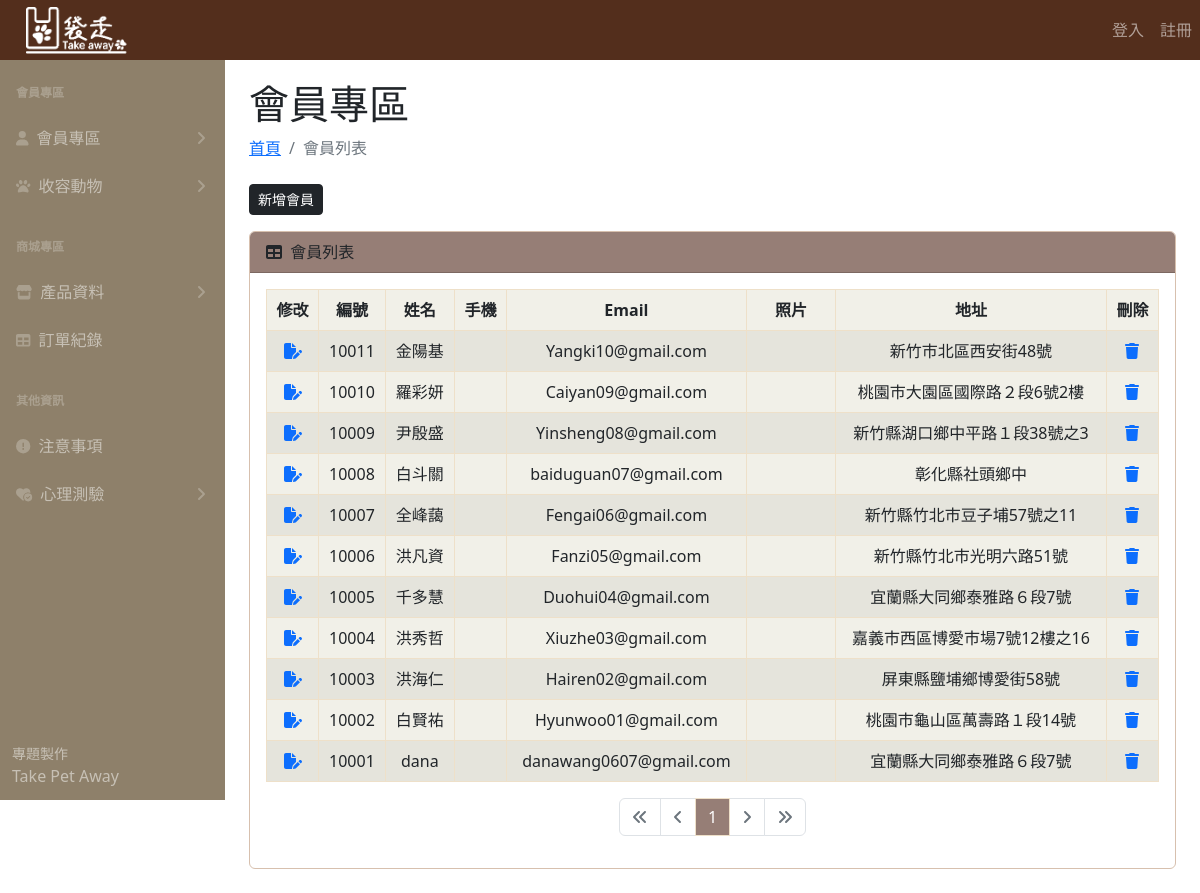
Screenshot of /user-login.php with the database file from the repository.
### tables this page shows
CREATE TABLE `user` (
  `user_id` int(11) NOT NULL,
  `name` varchar(255) NOT NULL,
  `password` varchar(255) DEFAULT NULL,
  `phone` varchar(255) DEFAULT NULL,
  `email` varchar(255) DEFAULT NULL,
  `pic` varchar(255) DEFAULT NULL,
  `address_detail` varchar(255) DEFAULT NULL,
  `status` varchar(255) DEFAULT NULL,
  `google_uid` varchar(255) DEFAULT NULL,
  `line_uid` varchar(255) DEFAULT NULL,
  `line_access_token` text DEFAULT NULL,
  `created_at` datetime NOT NULL,
  `updated_at` datetime NOT NULL,
  `verification_code` int(11) NOT NULL
);

### user-login.php (the view, shortened to what this page needs)
<?php
require __DIR__ . '/parts/pdo-connect.php';
$page = isset($_GET['page']) ? intval($_GET['page']) : 1;
$perPage = 15;
$t_sql = "SELECT COUNT(1) FROM user";
$t_stmt = $pdo->query($t_sql);
$totalRows = $t_stmt->fetch(PDO::FETCH_NUM)[0];
$totalPages = ceil($totalRows / $perPage);
$rows = [];
if ($totalRows > 0) {
  $sql = sprintf("SELECT * FROM user ORDER BY user_id DESC LIMIT %s, %s", ($page - 1) * $perPage, $perPage);
  $rows = $pdo->query($sql)->fetchAll();
}
?>
<?php include __DIR__ . '/parts/1_head.php' ?>
<?php include __DIR__ . '/parts/2_nav.php' ?>
<?php include __DIR__ . '/parts/3_side_nav.php' ?>
<section>
  <div class="container-fluid px-4">
    <h1 class="mt-4">會員專區</h1>
    <ol class="breadcrumb mb-4">
      <li class="breadcrumb-item"><a href="index_.php">首頁</a></li>
      <li class="breadcrumb-item active">會員列表</li>
    </ol>
    <a href="user-add.php" class="btn btn-dark btn-sm float-right mb-3">新增會員</a>
    <div class="card mb-4">
      <div class="card-header">
        <i class="fas fa-table me-1"></i>
        會員列表
      </div>
      <div class="row">
        <div class="card-body col">
          <table class="table table-bordered table-striped">
            <thead>
              <tr>
                <th class="align-middle">修改</i></th>
                <th class="align-middle">編號</th>
                <th class="align-middle">姓名</th>
                <th class="align-middle">手機</th>
                <th class="align-middle">Email</th>
                <th style="width: 10%;" scope="col">照片</th>
                <th class="align-middle">地址</th>
                <th class="align-middle">刪除</i></th>
              </tr>
            </thead>
            <tbody>
              <?php foreach ($rows as $r) : ?>
                <tr class="align-middle">
                  <td class="align-middle">
                    <a href="user-edit.php?user_id=<?= $r['user_id'] ?>">
                      <i class="fa-solid fa-file-pen"></i>
                    </a>
                  </td>
                  <td class="align-middle"><?= $r['user_id'] ?></td>
                  <td class="align-middle"><?= $r['name'] ?></td>
                  <td class="align-middle"><?= $r['account'] ?></td>
                  <td class="align-middle"><?= $r['email'] ?></td>
                  <td class="align-middle"><img style="width: 100%;" src="uploads/<?= $r['pic'] ?>" alt=""> </td>
                  <td class="align-middle"><?= htmlentities($r['address_detail']) ?></td>
                  <td class="align-middle">
                    <a href="javascript: deleteOne(<?= $r['user_id'] ?>)">
                      <i class="fa-solid fa-trash"></i>
                    </a>
                  </td>
                </tr>
              <?php endforeach ?>
            </tbody>
          </table>
          <div class="row">
            <div class="col">
              <nav aria-label="Page navigation example">
                <ul class="pagination" style="justify-content: center;">
                  <li class="page-item <?= $page == 1 ? 'disabled' : '' ?>">
                    <a class="page-link" href="?page=1">
                      <i class="fa-solid fa-angles-left"></i>
                    </a>
                  </li>
                  <li class="page-item <?= $page == 1 ? 'disabled' : '' ?>">
                    <a class="page-link" href="?page=<?= $page - 1 ?>">
                      <i class="fa-solid fa-angle-left"></i>
                    </a>
                  </li>
                  <?php for ($i = $page - 5; $i <= $page + 5; $i++) : ?>
                    <?php if ($i >= 1 and $i <= $totalPages) : ?>
                      <li class="page-item <?= $i != $page ?: 'active' ?>">
                        <a class="page-link" href="?page=<?= $i ?>"><?= $i ?></a>
                      </li>
                    <?php endif ?>
                  <?php endfor ?>
                  <li class="page-item <?= $page == $totalPages ? 'disabled' : '' ?>">
                    <a class="page-link" href="?page=<?= $page + 1 ?>">
                      <i class="fa-solid fa-angle-right"></i>
                    </a>
                  </li>
                  <li class="page-item <?= $page == $totalPages ? 'disabled' : '' ?>">
                    <a class="page-link" href="?page=<?= $totalPages ?>">
                      <i class="fa-solid fa-angles-right"></i>
                    </a>
                  </li>
                </ul>
              </nav>
            </div>
          </div>
        </div>
      </div>
    </div>
  </div>
</section>
<?php include __DIR__ . '/parts/6_foot.php' ?>

### parts/1_head.php (style rules this page uses)
:root { --bs-dark-rgb: 83, 46, 28; }
.row { --bs-gutter-x: 0rem; }
.pagination, .datatable-pagination ul { --bs-pagination-active-border-color: #EEE0C9; --bs-pagination-active-bg: #967E76; --bs-link-color: #967E76; --bs-link-hover-color: #967E76; --bs-dark-rgb: #967E76; }

### user-login.php (style rules this page uses)
thead, tbody, tfoot, tr, td, th { border-color: #EEE0C9; }
.table> :not(caption)>*>*, .datatable-table> :not(caption)>*>* { background-color: #F1F0E8; }
.row .card-body .table-striped thead tr th { text-align: center; }
.row .card-body .table-striped tbody tr td { text-align: center; }
.card-header { background-color: #967E76; }
.card { border-color: #D7C0AE; }
.pagination, .datatable-pagination ul { --bs-pagination-active-border-color: #EEE0C9; --bs-pagination-active-bg: #967E76; --bs-link-color: #967E76; --bs-link-hover-color: #967E76; --bs-dark-rgb: #967E76; }
:root { --bs-dark-rgb: 83, 46, 28; }
.row { --bs-gutter-x: 0rem; }

### rows the page displays
user: user_id "10011", name "金陽基", email "Yangki10@gmail.com", address_detail "新竹市北區西安街48號"
user: user_id "10010", name "羅彩妍", email "Caiyan09@gmail.com", address_detail "桃園市大園區國際路２段6號2樓"
user: user_id "10009", name "尹殷盛", email "Yinsheng08@gmail.com", address_detail "新竹縣湖口鄉中平路１段38號之3"
user: user_id "10008", name "白斗關", email "baiduguan07@gmail.com", address_detail "彰化縣社頭鄉中"
user: user_id "10007", name "全峰藹", email "Fengai06@gmail.com", address_detail "新竹縣竹北市豆子埔57號之11"
user: user_id "10006", name "洪凡資", email "Fanzi05@gmail.com", address_detail "新竹縣竹北市光明六路51號"
user: user_id "10005", name "千多慧", email "Duohui04@gmail.com", address_detail "宜蘭縣大同鄉泰雅路６段7號"
user: user_id "10004", name "洪秀哲", email "Xiuzhe03@gmail.com", address_detail "嘉義市西區博愛市場7號12樓之16"
user: user_id "10003", name "洪海仁", email "Hairen02@gmail.com", address_detail "屏東縣鹽埔鄉博愛街58號"
user: user_id "10002", name "白賢祐", email "Hyunwoo01@gmail.com", address_detail "桃園市龜山區萬壽路１段14號"
user: user_id "10001", name "dana", email "danawang0607@gmail.com", address_detail "宜蘭縣大同鄉泰雅路６段7號"
